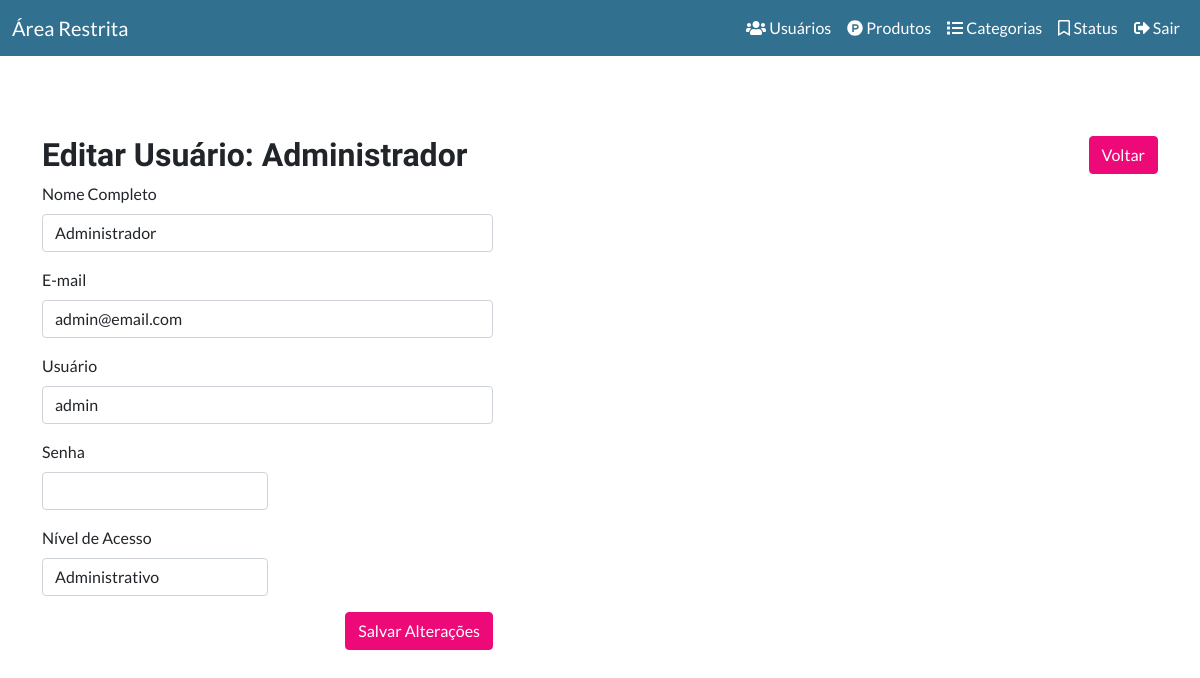
Page /app/views/page.php?link=6&id=1 (signed in) on the committed database.
### tables this page shows
CREATE TABLE `tb_usuario` (
  `id` int(11) NOT NULL AUTO_INCREMENT,
  `nome` varchar(255) NOT NULL,
  `email` varchar(255) NOT NULL,
  `usuario` varchar(255) NOT NULL,
  `senha` varchar(255) NOT NULL,
  `nivel_acesso` varchar(50) NOT NULL,
  `criado` date NOT NULL,
  `modificado` date NOT NULL,
  PRIMARY KEY (id)
);

### app/views/page.php (called while the page is built, shortened)
<?php
include_once("../views/index/header.phtml");
$link = $_GET["link"];
$pag[1] = "index/index.phtml";
$pag[2] = "usuario/listar_usuarios.phtml";
$pag[3] = "usuario/cadastrar_usuarios.phtml";
$pag[5] = "usuario/visualizar_usuario.phtml";
$pag[6] = "usuario/editar_usuario.phtml";
$pag[11] = "produto/cadastrar_produto.phtml";
$pag[12] = "produto/listar_produto.phtml";
$pag[13] = "produto/editar_produto.phtml";
$pag[14] = "produto/visualizar_produto.phtml";
$pag[7] = "categoria/cadastrar_categoria.phtml";
$pag[8] = "categoria/listar_categoria.phtml";
$pag[9] = "categoria/editar_categoria.phtml";
$pag[10] = "categoria/visualizar_categoria.phtml";
$pag[15] = "situacao/listar_situacao.phtml";
$pag[16] = "situacao/cadastrar_situacao.phtml";
$pag[17] = "situacao/editar_situacao.phtml";
$pag[18] = "situacao/visualizar_situacao.phtml";
if (!empty($link)) {
	if (file_exists($pag[$link]))  {
		include $pag[$link];
	} else {
		include "dashboard.php";
	}
} else {
	include "dashboard.php";
}
include_once("../views/index/footer.phtml");

### app/views/usuario/formulario_usuario.phtml (the view, shortened to what this page needs)
<div class="mb-3">
    <label class="form-label" for="nome">Nome Completo</label>
    <input type="text" class="form-control" name="nome" value="<?= $usuario['nome']?>" required>
</div>
<div class="mb-3">
    <label class="form-label" for="email">E-mail</label>
    <input type="email" class="form-control" name="email" value="<?= $usuario['email']?>" required>
</div>
<div class="mb-3">
    <label class="form-label" for="nome">Usuário</label>
    <input type="text" class="form-control" name="usuario" value="<?= $usuario['usuario']?>" required>
</div>
<div class="mb-3">
    <label class="form-label" for="senha">Senha</label>
    <input type="password" class="form-control" name="senha" style="width: 50%" required>
</div>
<div class="mb-3">
    <label class="form-label" class="control-label">Nível de Acesso</label>
    <select class="form-control" name="nivel_acesso" style="width: 50%">
        <option value="ADMINISTRADOR"
            <?php
            if ($usuario['nivel_acesso'] == 'ADMINISTRADOR') {
                echo 'selected';
            }
            ?>
        >Administrativo</option>
    </select>
</div>

### app/views/usuario/editar_usuario.phtml (shortened to what this page needs)
<?php
$id = $_GET['id'];
$result = mysqli_query($GLOBALS['connection'], "SELECT * FROM tb_usuario WHERE id = '$id' LIMIT 1");
$usuario = mysqli_fetch_assoc($result);
?>
<div class="container">
    <div class="row">
        <div class="col-md-6">
            <h2>Editar Usuário: <?= $usuario['nome']?></h2>
        </div>
        <div class="col-md-6 text-end">
            <a href="page.php?link=2" type="button" class="btn btn-primary">
                Voltar
            </a>
        </div>
    </div>
    <div class="row">
        <div class="col-sm-5">
            <form method="post" action="../services/usuario/edita_usuario.php">
                <?php include_once ("formulario_usuario.phtml");?>
                <div class="text-end">
                    <button type="submit" class="btn btn-primary btn-block">Salvar Alterações</button>
                </div>
            </form>
        </div>
    </div>
</div>

### assets/css/dashboard.css (style rules this page uses)
.container { margin-top: 10vh; }

### rows in the picture
tb_usuario: nome "Administrador", email "admin@email.com", usuario "admin", nivel_acesso "Administrativo"
